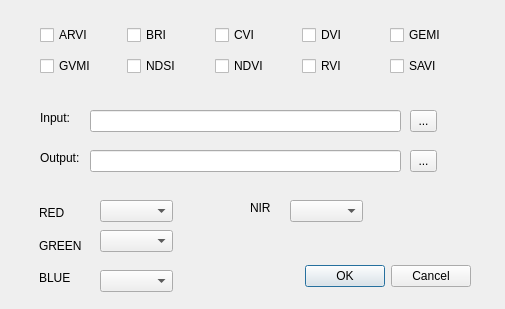
<?xml version="1.0" encoding="UTF-8"?>
<ui version="4.0">
 <class>IndexCalculatorDialogBase</class>
 <widget class="QDialog" name="IndexCalculatorDialogBase">
  <property name="geometry">
   <rect>
    <x>0</x>
    <y>0</y>
    <width>505</width>
    <height>309</height>
   </rect>
  </property>
  <property name="windowTitle">
   <string>Index Calculator</string>
  </property>
  <widget class="QDialogButtonBox" name="button_box">
   <property name="geometry">
    <rect>
     <x>130</x>
     <y>260</y>
     <width>341</width>
     <height>32</height>
    </rect>
   </property>
   <property name="orientation">
    <enum>Qt::Horizontal</enum>
   </property>
   <property name="standardButtons">
    <set>QDialogButtonBox::Cancel|QDialogButtonBox::Ok</set>
   </property>
  </widget>
  <widget class="QComboBox" name="cmb_red">
   <property name="geometry">
    <rect>
     <x>100</x>
     <y>200</y>
     <width>73</width>
     <height>22</height>
    </rect>
   </property>
  </widget>
  <widget class="QComboBox" name="cmb_green">
   <property name="geometry">
    <rect>
     <x>100</x>
     <y>230</y>
     <width>73</width>
     <height>22</height>
    </rect>
   </property>
  </widget>
  <widget class="QComboBox" name="cmb_blue">
   <property name="geometry">
    <rect>
     <x>100</x>
     <y>270</y>
     <width>73</width>
     <height>22</height>
    </rect>
   </property>
  </widget>
  <widget class="QLabel" name="label_4">
   <property name="geometry">
    <rect>
     <x>40</x>
     <y>110</y>
     <width>55</width>
     <height>16</height>
    </rect>
   </property>
   <property name="text">
    <string>Input:</string>
   </property>
  </widget>
  <widget class="QLabel" name="label_5">
   <property name="geometry">
    <rect>
     <x>40</x>
     <y>150</y>
     <width>55</width>
     <height>16</height>
    </rect>
   </property>
   <property name="text">
    <string>Output:</string>
   </property>
  </widget>
  <widget class="QLineEdit" name="le_input">
   <property name="geometry">
    <rect>
     <x>90</x>
     <y>110</y>
     <width>311</width>
     <height>22</height>
    </rect>
   </property>
  </widget>
  <widget class="QLineEdit" name="le_output">
   <property name="geometry">
    <rect>
     <x>90</x>
     <y>150</y>
     <width>311</width>
     <height>22</height>
    </rect>
   </property>
  </widget>
  <widget class="QToolButton" name="tb_input">
   <property name="geometry">
    <rect>
     <x>410</x>
     <y>110</y>
     <width>27</width>
     <height>22</height>
    </rect>
   </property>
   <property name="text">
    <string>...</string>
   </property>
  </widget>
  <widget class="QToolButton" name="tb_output">
   <property name="geometry">
    <rect>
     <x>410</x>
     <y>150</y>
     <width>27</width>
     <height>22</height>
    </rect>
   </property>
   <property name="text">
    <string>...</string>
   </property>
  </widget>
  <widget class="QComboBox" name="cmb_nir">
   <property name="geometry">
    <rect>
     <x>290</x>
     <y>200</y>
     <width>73</width>
     <height>22</height>
    </rect>
   </property>
  </widget>
  <widget class="QLabel" name="label_6">
   <property name="geometry">
    <rect>
     <x>250</x>
     <y>200</y>
     <width>55</width>
     <height>16</height>
    </rect>
   </property>
   <property name="text">
    <string>NIR</string>
   </property>
  </widget>
  <widget class="QWidget" name="">
   <property name="geometry">
    <rect>
     <x>40</x>
     <y>20</y>
     <width>431</width>
     <height>61</height>
    </rect>
   </property>
   <layout class="QGridLayout" name="gridLayout">
    <item row="0" column="0">
     <widget class="QCheckBox" name="cb_ARVI">
      <property name="text">
       <string>ARVI</string>
      </property>
     </widget>
    </item>
    <item row="0" column="1">
     <widget class="QCheckBox" name="cb_BRI">
      <property name="text">
       <string>BRI</string>
      </property>
     </widget>
    </item>
    <item row="0" column="2">
     <widget class="QCheckBox" name="cb_CVI">
      <property name="text">
       <string>CVI</string>
      </property>
     </widget>
    </item>
    <item row="0" column="3">
     <widget class="QCheckBox" name="cb_DVI">
      <property name="text">
       <string>DVI</string>
      </property>
     </widget>
    </item>
    <item row="0" column="4">
     <widget class="QCheckBox" name="cb_GEMI">
      <property name="text">
       <string>GEMI</string>
      </property>
     </widget>
    </item>
    <item row="1" column="0">
     <widget class="QCheckBox" name="cb_GVMI">
      <property name="text">
       <string>GVMI</string>
      </property>
     </widget>
    </item>
    <item row="1" column="1">
     <widget class="QCheckBox" name="cb_NDSI">
      <property name="text">
       <string>NDSI</string>
      </property>
     </widget>
    </item>
    <item row="1" column="2">
     <widget class="QCheckBox" name="cb_NDVI">
      <property name="text">
       <string>NDVI</string>
      </property>
     </widget>
    </item>
    <item row="1" column="3">
     <widget class="QCheckBox" name="cb_RVI">
      <property name="text">
       <string>RVI</string>
      </property>
     </widget>
    </item>
    <item row="1" column="4">
     <widget class="QCheckBox" name="cb_SAVI">
      <property name="text">
       <string>SAVI</string>
      </property>
     </widget>
    </item>
   </layout>
  </widget>
  <widget class="QWidget" name="">
   <property name="geometry">
    <rect>
     <x>39</x>
     <y>200</y>
     <width>51</width>
     <height>91</height>
    </rect>
   </property>
   <layout class="QVBoxLayout" name="verticalLayout">
    <item>
     <widget class="QLabel" name="label">
      <property name="text">
       <string>RED</string>
      </property>
     </widget>
    </item>
    <item>
     <widget class="QLabel" name="label_2">
      <property name="text">
       <string>GREEN</string>
      </property>
     </widget>
    </item>
    <item>
     <widget class="QLabel" name="label_3">
      <property name="text">
       <string>BLUE</string>
      </property>
     </widget>
    </item>
   </layout>
  </widget>
 </widget>
 <resources/>
 <connections>
  <connection>
   <sender>button_box</sender>
   <signal>accepted()</signal>
   <receiver>IndexCalculatorDialogBase</receiver>
   <slot>accept()</slot>
   <hints>
    <hint type="sourcelabel">
     <x>20</x>
     <y>20</y>
    </hint>
    <hint type="destinationlabel">
     <x>20</x>
     <y>20</y>
    </hint>
   </hints>
  </connection>
  <connection>
   <sender>button_box</sender>
   <signal>rejected()</signal>
   <receiver>IndexCalculatorDialogBase</receiver>
   <slot>reject()</slot>
   <hints>
    <hint type="sourcelabel">
     <x>20</x>
     <y>20</y>
    </hint>
    <hint type="destinationlabel">
     <x>20</x>
     <y>20</y>
    </hint>
   </hints>
  </connection>
 </connections>
</ui>
